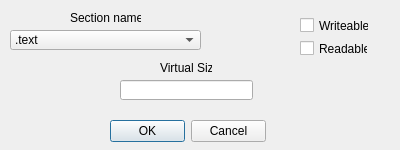
<?xml version="1.0" encoding="UTF-8"?>
<ui version="4.0">
 <class>Adder</class>
 <widget class="QDialog" name="Adder">
  <property name="geometry">
   <rect>
    <x>0</x>
    <y>0</y>
    <width>400</width>
    <height>150</height>
   </rect>
  </property>
  <property name="windowTitle">
   <string>Dialog</string>
  </property>
  <widget class="QDialogButtonBox" name="buttonBox">
   <property name="geometry">
    <rect>
     <x>110</x>
     <y>120</y>
     <width>156</width>
     <height>23</height>
    </rect>
   </property>
   <property name="orientation">
    <enum>Qt::Horizontal</enum>
   </property>
   <property name="standardButtons">
    <set>QDialogButtonBox::Cancel|QDialogButtonBox::Ok</set>
   </property>
  </widget>
  <widget class="QComboBox" name="comboBox">
   <property name="geometry">
    <rect>
     <x>10</x>
     <y>30</y>
     <width>191</width>
     <height>20</height>
    </rect>
   </property>
   <item>
    <property name="text">
     <string>.text</string>
    </property>
   </item>
   <item>
    <property name="text">
     <string>.rsrc</string>
    </property>
   </item>
   <item>
    <property name="text">
     <string>.code</string>
    </property>
   </item>
   <item>
    <property name="text">
     <string>CODE</string>
    </property>
   </item>
   <item>
    <property name="text">
     <string>.data</string>
    </property>
   </item>
   <item>
    <property name="text">
     <string>.rdata</string>
    </property>
   </item>
  </widget>
  <widget class="QLineEdit" name="lineEdit">
   <property name="geometry">
    <rect>
     <x>120</x>
     <y>80</y>
     <width>133</width>
     <height>20</height>
    </rect>
   </property>
  </widget>
  <widget class="QCheckBox" name="checkBox">
   <property name="geometry">
    <rect>
     <x>300</x>
     <y>17</y>
     <width>69</width>
     <height>17</height>
    </rect>
   </property>
   <property name="text">
    <string>Writeable</string>
   </property>
  </widget>
  <widget class="QCheckBox" name="checkBox_2">
   <property name="geometry">
    <rect>
     <x>300</x>
     <y>40</y>
     <width>68</width>
     <height>17</height>
    </rect>
   </property>
   <property name="text">
    <string>Readable</string>
   </property>
  </widget>
  <widget class="QLabel" name="label">
   <property name="geometry">
    <rect>
     <x>160</x>
     <y>60</y>
     <width>52</width>
     <height>16</height>
    </rect>
   </property>
   <property name="text">
    <string>Virtual Size</string>
   </property>
  </widget>
  <widget class="QLabel" name="label_2">
   <property name="geometry">
    <rect>
     <x>70</x>
     <y>10</y>
     <width>71</width>
     <height>16</height>
    </rect>
   </property>
   <property name="text">
    <string>Section name:</string>
   </property>
  </widget>
 </widget>
 <resources/>
 <connections>
  <connection>
   <sender>buttonBox</sender>
   <signal>accepted()</signal>
   <receiver>Adder</receiver>
   <slot>accept()</slot>
   <hints>
    <hint type="sourcelabel">
     <x>248</x>
     <y>254</y>
    </hint>
    <hint type="destinationlabel">
     <x>157</x>
     <y>274</y>
    </hint>
   </hints>
  </connection>
  <connection>
   <sender>buttonBox</sender>
   <signal>rejected()</signal>
   <receiver>Adder</receiver>
   <slot>reject()</slot>
   <hints>
    <hint type="sourcelabel">
     <x>316</x>
     <y>260</y>
    </hint>
    <hint type="destinationlabel">
     <x>286</x>
     <y>274</y>
    </hint>
   </hints>
  </connection>
 </connections>
</ui>
